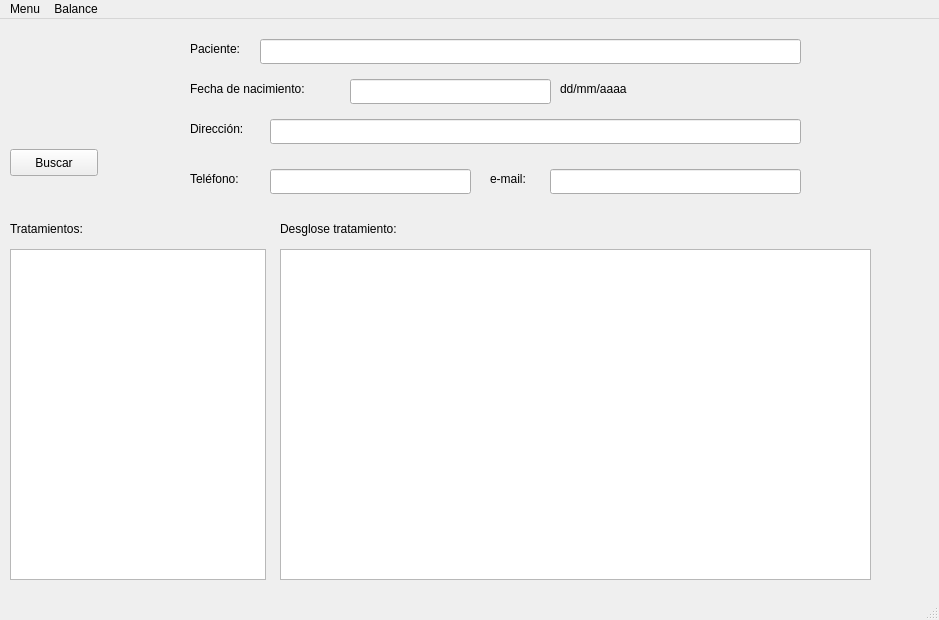
<?xml version="1.0" encoding="UTF-8"?>
<ui version="4.0">
 <class>Concultorio</class>
 <widget class="QMainWindow" name="Concultorio">
  <property name="geometry">
   <rect>
    <x>0</x>
    <y>0</y>
    <width>939</width>
    <height>620</height>
   </rect>
  </property>
  <property name="windowTitle">
   <string>Consultorio</string>
  </property>
  <property name="windowIcon">
   <iconset>
    <normaloff>img/logo2.png</normaloff>img/logo2.png</iconset>
  </property>
  <widget class="QWidget" name="centralwidget">
   <widget class="QLabel" name="label">
    <property name="geometry">
     <rect>
      <x>190</x>
      <y>20</y>
      <width>71</width>
      <height>19</height>
     </rect>
    </property>
    <property name="text">
     <string>Paciente: </string>
    </property>
   </widget>
   <widget class="QLineEdit" name="lineEdit">
    <property name="geometry">
     <rect>
      <x>260</x>
      <y>20</y>
      <width>541</width>
      <height>25</height>
     </rect>
    </property>
   </widget>
   <widget class="QLabel" name="label_2">
    <property name="geometry">
     <rect>
      <x>190</x>
      <y>60</y>
      <width>161</width>
      <height>19</height>
     </rect>
    </property>
    <property name="text">
     <string>Fecha de nacimiento:</string>
    </property>
   </widget>
   <widget class="QLineEdit" name="lineEdit_2">
    <property name="geometry">
     <rect>
      <x>350</x>
      <y>60</y>
      <width>201</width>
      <height>25</height>
     </rect>
    </property>
   </widget>
   <widget class="QLabel" name="label_3">
    <property name="geometry">
     <rect>
      <x>560</x>
      <y>60</y>
      <width>91</width>
      <height>19</height>
     </rect>
    </property>
    <property name="text">
     <string>dd/mm/aaaa</string>
    </property>
   </widget>
   <widget class="QLabel" name="label_4">
    <property name="geometry">
     <rect>
      <x>190</x>
      <y>100</y>
      <width>81</width>
      <height>19</height>
     </rect>
    </property>
    <property name="text">
     <string>Dirección:</string>
    </property>
   </widget>
   <widget class="QLineEdit" name="lineEdit_3">
    <property name="geometry">
     <rect>
      <x>270</x>
      <y>100</y>
      <width>531</width>
      <height>25</height>
     </rect>
    </property>
   </widget>
   <widget class="QLabel" name="label_5">
    <property name="geometry">
     <rect>
      <x>190</x>
      <y>150</y>
      <width>68</width>
      <height>19</height>
     </rect>
    </property>
    <property name="text">
     <string>Teléfono:</string>
    </property>
   </widget>
   <widget class="QLineEdit" name="lineEdit_4">
    <property name="geometry">
     <rect>
      <x>270</x>
      <y>150</y>
      <width>201</width>
      <height>25</height>
     </rect>
    </property>
   </widget>
   <widget class="QLabel" name="label_6">
    <property name="geometry">
     <rect>
      <x>490</x>
      <y>150</y>
      <width>68</width>
      <height>19</height>
     </rect>
    </property>
    <property name="text">
     <string>e-mail:</string>
    </property>
   </widget>
   <widget class="QLineEdit" name="lineEdit_5">
    <property name="geometry">
     <rect>
      <x>550</x>
      <y>150</y>
      <width>251</width>
      <height>25</height>
     </rect>
    </property>
   </widget>
   <widget class="QLabel" name="label_7">
    <property name="geometry">
     <rect>
      <x>10</x>
      <y>200</y>
      <width>101</width>
      <height>19</height>
     </rect>
    </property>
    <property name="text">
     <string>Tratamientos:</string>
    </property>
   </widget>
   <widget class="QListWidget" name="listWidget">
    <property name="geometry">
     <rect>
      <x>10</x>
      <y>230</y>
      <width>256</width>
      <height>331</height>
     </rect>
    </property>
    <property name="font">
     <font>
      <pointsize>14</pointsize>
     </font>
    </property>
   </widget>
   <widget class="QLabel" name="label_8">
    <property name="geometry">
     <rect>
      <x>280</x>
      <y>200</y>
      <width>161</width>
      <height>19</height>
     </rect>
    </property>
    <property name="text">
     <string>Desglose tratamiento:</string>
    </property>
   </widget>
   <widget class="QTextBrowser" name="textBrowser">
    <property name="geometry">
     <rect>
      <x>280</x>
      <y>230</y>
      <width>591</width>
      <height>331</height>
     </rect>
    </property>
    <property name="font">
     <font>
      <pointsize>14</pointsize>
     </font>
    </property>
   </widget>
   <widget class="QPushButton" name="pushButton">
    <property name="geometry">
     <rect>
      <x>10</x>
      <y>130</y>
      <width>88</width>
      <height>27</height>
     </rect>
    </property>
    <property name="text">
     <string>Buscar</string>
    </property>
   </widget>
   <widget class="QLabel" name="label_9">
    <property name="geometry">
     <rect>
      <x>880</x>
      <y>500</y>
      <width>51</width>
      <height>71</height>
     </rect>
    </property>
    <property name="text">
     <string/>
    </property>
    <property name="pixmap">
     <pixmap>img/logo2.png</pixmap>
    </property>
   </widget>
   <widget class="QLabel" name="label_10">
    <property name="geometry">
     <rect>
      <x>7</x>
      <y>18</y>
      <width>101</width>
      <height>101</height>
     </rect>
    </property>
    <property name="text">
     <string/>
    </property>
    <property name="pixmap">
     <pixmap>img/dental.png</pixmap>
    </property>
    <property name="scaledContents">
     <bool>true</bool>
    </property>
   </widget>
  </widget>
  <widget class="QMenuBar" name="menubar">
   <property name="geometry">
    <rect>
     <x>0</x>
     <y>0</y>
     <width>939</width>
     <height>22</height>
    </rect>
   </property>
   <widget class="QMenu" name="menuMenu">
    <property name="title">
     <string>Menu</string>
    </property>
    <addaction name="actionAgregar_paciente"/>
    <addaction name="actionPago_inicial_tratamientos"/>
    <addaction name="actionAbono"/>
    <addaction name="actionEgresos"/>
    <addaction name="actionIngresos_Consultorio_2"/>
   </widget>
   <widget class="QMenu" name="menuBalance">
    <property name="title">
     <string>Balance</string>
    </property>
    <addaction name="actionBalance_del_d_a"/>
    <addaction name="actionBalance_de_la_semana"/>
   </widget>
   <addaction name="menuMenu"/>
   <addaction name="menuBalance"/>
  </widget>
  <widget class="QStatusBar" name="statusbar"/>
  <action name="actionPago_inicial_tratamientos">
   <property name="text">
    <string>Inicio de tratamiento</string>
   </property>
  </action>
  <action name="actionAbono">
   <property name="text">
    <string>Abono a pago tratamiento</string>
   </property>
  </action>
  <action name="actionEgresos">
   <property name="text">
    <string>Vales</string>
   </property>
  </action>
  <action name="actionIngresos_Consultorio_2">
   <property name="text">
    <string>Pagos</string>
   </property>
  </action>
  <action name="actionEgresos_Consultorio_2">
   <property name="text">
    <string>Egresos Consultorio 2</string>
   </property>
  </action>
  <action name="actionBalance_del_d_a">
   <property name="text">
    <string>Balance del día</string>
   </property>
  </action>
  <action name="actionBalance_de_la_semana">
   <property name="text">
    <string>Balance de la semana</string>
   </property>
  </action>
  <action name="actionAgregar_paciente">
   <property name="text">
    <string>Agregar paciente</string>
   </property>
  </action>
 </widget>
 <resources/>
 <connections/>
</ui>
